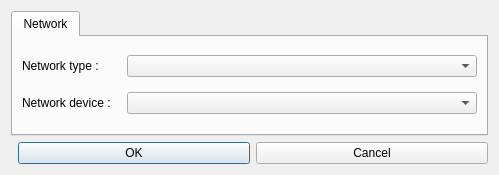
<?xml version="1.0" encoding="UTF-8"?>
<ui version="4.0">
 <class>HostConfig</class>
 <widget class="QWidget" name="HostConfig">
  <property name="windowTitle">
   <string>Host Configuration</string>
  </property>
  <property name="minimumSize">
   <size>
    <width>499</width>
    <height>175</height>
   </size>
  </property>
  <layout class="QVBoxLayout" name="mainLayout">
   <item>
    <widget class="QTabWidget" name="m_notebook2">
     <widget class="QWidget" name="networkTab">
      <attribute name="title">
       <string>Network</string>
      </attribute>
      <layout class="QGridLayout" name="networkGridLayout">
       <item row="0" column="0">
        <widget class="QLabel" name="m_staticText72">
         <property name="text">
          <string>Network type :</string>
         </property>
        </widget>
       </item>
       <item row="0" column="1">
        <widget class="QComboBox" name="IDC_COMBO_NETWORK_TYPE">
         <property name="minimumSize">
          <size>
           <width>350</width>
           <height>0</height>
          </size>
         </property>
        </widget>
       </item>
       <item row="1" column="0">
        <widget class="QLabel" name="m_staticText73">
         <property name="text">
          <string>Network device :</string>
         </property>
        </widget>
       </item>
       <item row="1" column="1">
        <widget class="QComboBox" name="IDC_COMBO_NETWORK_DEVICE">
         <property name="minimumSize">
          <size>
           <width>350</width>
           <height>0</height>
          </size>
         </property>
        </widget>
       </item>
      </layout>
     </widget>
    </widget>
   </item>
   <item>
    <layout class="QHBoxLayout" name="buttonLayout">
     <item>
      <spacer name="buttonSpacer">
       <property name="orientation">
        <enum>Qt::Horizontal</enum>
       </property>
      </spacer>
     </item>
     <item>
      <widget class="QPushButton" name="wxID_OK">
       <property name="text">
        <string>OK</string>
       </property>
       <property name="default">
        <bool>true</bool>
       </property>
      </widget>
     </item>
     <item>
      <widget class="QPushButton" name="wxID_CANCEL">
       <property name="text">
        <string>Cancel</string>
       </property>
      </widget>
     </item>
    </layout>
   </item>
  </layout>
 </widget>
 <resources/>
 <connections/>
</ui>
